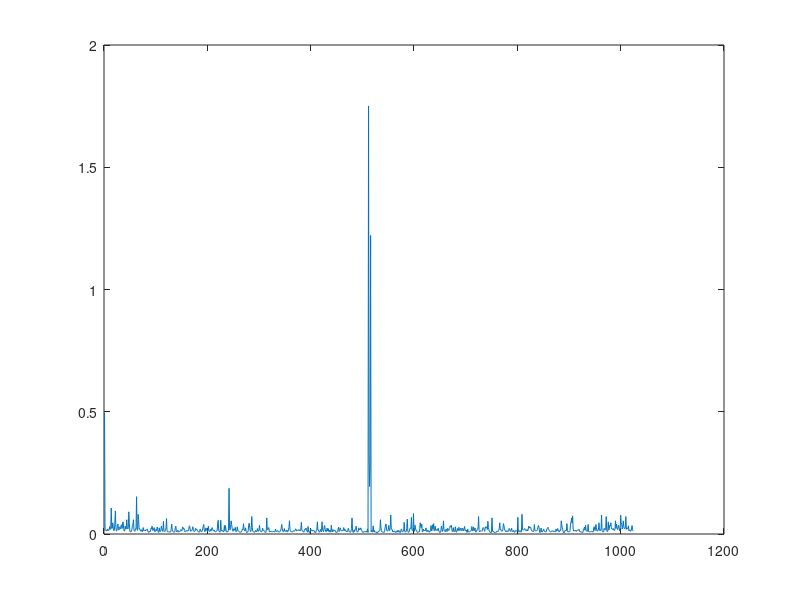

Recreate this plot in MATLAB.
#x = linspace(0, 10, 100);
#y = sin(x);
#plot(x, y);
 
ar =  [70   63   61   62   64   68   55   60   64   59   45   55   57   14   52   52   35   52   65   62   36   17   49   69   65   42   38   59   61   47   48   55 ...
  41   40   53   36   33   52   69   68   44   54   56   29   51   54   50   18   37   67   79   72   70   57   43   39   29   60   70   67   54   55    5   60 ...
  63   21   29   56   54   60   70   59   62   75   61   49   66   62   63   67   60   61   60   55   73   82   81   69   74   71   52   55   44   60   64   55 ...
  49   73   75   65   56   65   47   56   82   83   50   69   73   65   44   53   70   67   32   66   74   70   64   50   27   65   76   76   76   75   77   81 ...
  76   57   38   58   69   75   81   83   76   50   44   65   77   73   63   77   78   72   70   65   58   68   65   47   48   56   53   65   77   73   67   64 ...
  66   70   65   61   43   45   60   71   64   63   57   46   66   69   71   73   52   55   60   58   69   72   74   81   76   56   60   75   75   67   55   45 ...
  39   60   74   71   50   56   60   71   70   44   64   72   68   58   68   63   49   52   66   67   61   67   76   76   72   66   66   37   30   64   72   80 ...
  75   30   63   69   64   65   78   71   42   67   42   59   77   79   74   70   63    0   53   61   48   31   39   52   65   70   54   61   62   48   71   75 ...
  70   46   63   68   68   75   83   80   77   76   64   55   59   37   56   67   66   50   71   84   84   80   69   41   36   47   68   73   59   24   50   70 ...
  76   77   82   80   64   68   76   70   53   67   70   61   41   64   70   73   77   68   51   66   64   65   74   82   85   71   26   59   60   53   49   76 ...
  74   68   75   72   75   77   73   71   73   79   74   55   71   74   70   65   71   78   78   75   69   62   51   39   55   68   76   71   53   71   66   66 ...
  71   61   75   75   60   49   31   60   71   74   78   77   75   66   66   71   68   61   54   59   68   62   62   62   59   65   60   66   56   34   64   68 ...
  67   79   79   62   55   58   51   59   75   79   45   68   85   84   70   54   63   67   62   69   64   64   69   82   88   81   63   60   33   62   60   75 ...
  82   71   58   71   75   33   59   66   74   48   42   55   72   75   58   51   68   53   72   75   61   80   75   41   72   76   58   70   67   61   62   72 ...
  85   84   81   72   58   47   72   67   50   56   66   66   63   67   61   49   65   55   68   69   67   78   72   61   52   66   78   81   80   70   53   26 ...
  61   83   83   60   73   58   58   44   65   77   80   70   50   55   60   57   50   59   64   78   85   84   73   77   76   74   79   70   76   55   86  -56 ...
 -14   -1  -10  -47   74   63   78   77   43   75   63   77   79   80   77   92   94   83   69   72   69   65   29   46   66   77   80   78   81   83   76   51 ...
  40   38   63   66   70   61   42   59   66   48   22   56   56   61   76   68   77   69   68   84   82   80   68   64   81   64   67   79   87   81   59   55 ...
  75   77   69   68   34   68   80   79   68   52   28   72   82   81   69   53   50   53   25   61   63   65   20   68   71   41   55   62   64   82   82   80 ...
  80   77   61   35   45   49   38   73   76   55   66   62   64   66   50   57   75   72   62   74   76   79   69   59   42   68   65   40   54   37   67   61 ...
  44   63   62   63   55   64   52   67   81   86   82   69   44   54   72   58   31   59   66   70   75   55   63   73   52   54   64   57   53   44   46   41 ...
  53   73   73   49   71   74   70   46   70   81   72   53   66   62   48   62   65   56   51   64   65   52   56   67   54   45   62   67   61   77   85   56 ...
  74   78   76   75   71   67   64   45   68   62   47   65   61   50   77   79   69   60   56   51   24   65   75   72   66   68   69   67   52   49   52   64 ...
  71   46   50   47   46   58   32   49   60   70   79   87   89   77   26   71   70   72   83   89   86   82   83   70   70   74   70   63   53   35   59   57 ...
  65   71   69   60   37   41   55   63   67   76   72   65   73   73   63   53   55   69   71   61   52   72   77   72   63   76   83   73   64   67   66   69 ...
  25   74   80   72   64   73   81   72   21   58   62   60   58   53   58   62   67   61   58   67   58   44   47   51   47   49   60   65   69   72   75   65 ...
  39   66   67   67   68   64   58   46   42   49   79   85   71   51   77   78   66   67   56   69   73   73   77   75   56   53   48   52   60   66   72   76 ...
  79   70   68   66   71   72   67   73   78   65   55   70   66   53   61   72   77   71   59   64   31   40   51   60   83   94   88   68   62   66   64   37 ...
  65   77   75   74   75   65   36   34   26   36   23   55   68   64   64   68   63   71   66   62   63   61   57   62   75   74   74   81   81   84   83   56 ...
  55   47   63   41   63   66   72   68   39   73   75   75   79   76   73   70   74   81   73   48   46   65   59   39   49   67   69   59   61   35   59   67 ...
  59   60   22   65   74   78   76   52   55   61   52   24   64   74   72   33   60   53   41   43   35   50   55   55   58   53   60   65   57   31   52   38 ...
  49   58   51   41   50   68   61   22   35   38   55   48   31   45   53   53   50   24   57   50   53   54   43   66   63   60   70   67   55   42   57   68];
#  x = linspace(0, 1023);
#  y = ar[x];
#  plot(x, y);
y = exp(-ar/100);
dmin = 1000;
dmax = 0;
middle = 0;
arSize = length(ar); 
koef = linspace(0, 0, arSize);

for n = 1:2

for i= 1:(arSize-1)
  delta = y(i+1) - y(i);
  if (abs(delta) > dmax) 
#    dmax = delta;
    dmax = y(i+1);
  endif  
  if (abs(delta) < dmin) 
    dmin = delta;  
  endif  
  koef(i+1) = delta;
endfor

  for i= 2:arSize
    y(i) = y(i) * y(i) / dmax;
  endfor
endfor 


#{
#for n = 1:2
  for i= 2:arSize
#    if (sign(koef(i)))
#      y(i) = y(i-1) + abs(koef(i)) * (koef(i) / dmax);
#      d = abs(koef(i)) * (koef(i) / dmax);
      if (koef(i) < (dmax * 0.8))
        y(i) = y(i-1) + abs(koef(i)) * (koef(i) / dmax);
      endif  
#      y(i) = y(i) - abs(koef(i)) * (koef(i) / dmax);
#      y(i-1) = y(i-1) + abs(koef(i-1)) * (koef(i-1) / dmax);
#      y(i) = y(i-1) + d;
#      y(i-1) = y(i-1) - d;
#    endif
  endfor
#endfor
#}



plot(y);